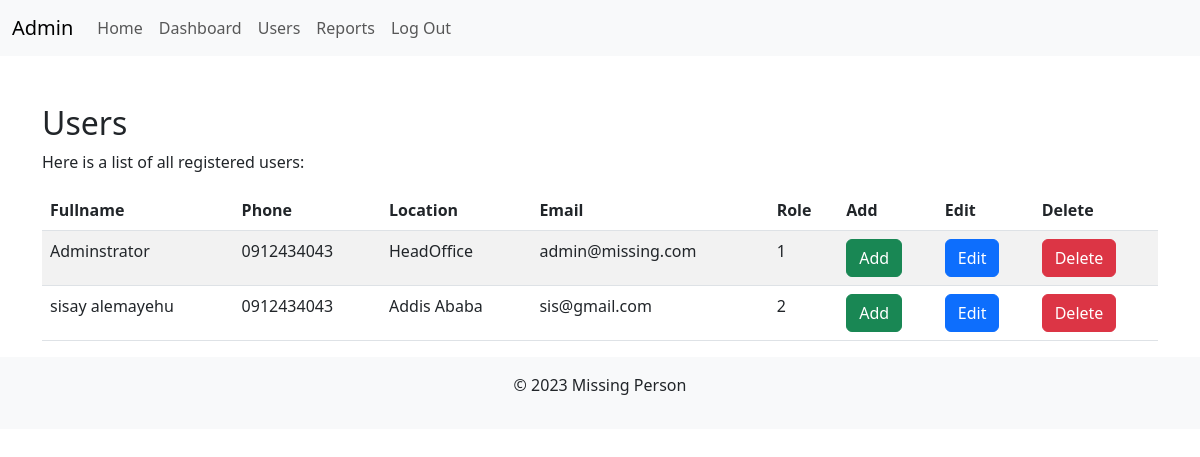
The app's page /admin/users (signed in) with its own data.
### tables this page shows
CREATE TABLE user (
  id INTEGER PRIMARY KEY AUTOINCREMENT,
  finder_name TEXT NOT NULL,
  phone TEXT NOT NULL,
  finder_location TEXT NOT NULL,
  email TEXT UNIQUE NOT NULL,
  password TEXT NOT NULL,
  role_id INTEGER NOT NULL,
  FOREIGN KEY (role_id) REFERENCES role (id)
);

### missing/admin.py (the view)
@bp.route('/users')
@login_required_role(1)  # '1' is the role_id for the admin role
def users():
    users = get_all_users()
    return render_template('admin/users.html', users=users)

### missing/admin.py (called while the page is built)
def get_all_users():
    db = get_db()
    users = db.execute('SELECT * FROM user').fetchall()
    return users

### missing/auth.py (called while the page is built)
def login_required_role(role_id):
    def decorator(f):
        @functools.wraps(f)
        def wrapped_view(*args, **kwargs):
            if g.user is None:
                return redirect(url_for('auth.login'))
            if g.user['role_id'] != role_id:
                return redirect(url_for('auth.unauthorized'))
            return f(*args, **kwargs)
        return wrapped_view
    return decorator

@bp.before_app_request
def load_logged_in_user():
    user_id = session.get('user_id')
    if user_id is None:
        g.user = None
    else:
        db = get_db()
        g.user = db.execute(
            'SELECT * FROM user WHERE id = ?', (user_id,)
        ).fetchone()

### missing/db.py (called while the page is built)
def get_db():
    if 'db' not in g:
        g.db = sqlite3.connect(
            current_app.config['DATABASE'],
            detect_types=sqlite3.PARSE_DECLTYPES
        )
        g.db.row_factory = sqlite3.Row
    return g.db

### missing/templates/admin/users.html (shortened to what this page needs)
{% extends "admin/layout.html" %}
{% block content %}
  <h2>Users</h2>
  <p>Here is a list of all registered users:</p>
  <table class="table table-striped">
    <thead>
      <tr>
        <th>Fullname</th>
        <th>Phone</th>
        <th>Location</th>
        <th>Email</th>
        <th>Role</th>
        <th>Add</th>
        <th>Edit</th>
        <th>Delete</th>
      </tr>
    </thead>
    <tbody>
      {% for user in users %}
        <tr>
          <td>{{ user.finder_name }}</td>
          <td>{{ user.phone }}</td>
          <td>{{ user.finder_location }}</td>
          <td>{{ user.email }}</td>
          <td>{{ user.role_id }}</td>
          <td><a class="btn btn-success" href="{{ url_for('auth.add_user') }}">Add</a></td>
          <td><a class="btn btn-primary" href="{{ url_for('auth.edit_user', user_id=user.id) }}">Edit</a></td>
          <td>
          <form method="post" action="{{ url_for('auth.delete_user', user_id=user.id) }}" onsubmit="return confirm('Are you sure you want to delete this user?')">
            <button type="submit" class="btn btn-danger">Delete</button>
        </form>
        </td>
        </tr>
      {% endfor %}
    </tbody>
  </table>
{% endblock %}

### records on screen
user: finder_name "Adminstrator", phone "0912434043", finder_location "HeadOffice", email "admin@missing.com", role_id "1"
user: finder_name "sisay alemayehu", phone "0912434043", finder_location "Addis Ababa", email "sis@gmail.com", role_id "2"
